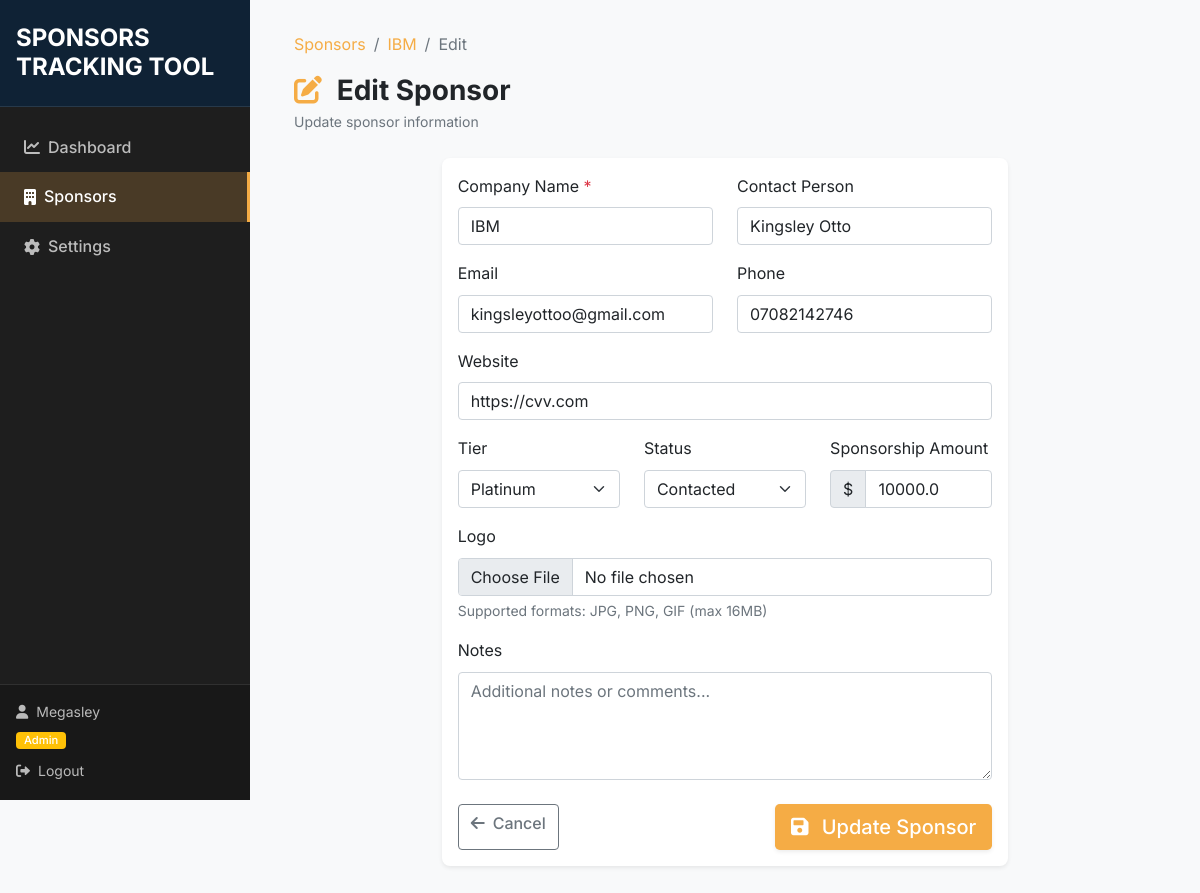
Screenshot of /sponsors/2/edit (signed in) with the database file from the repository.
### models.py (models this page shows, shortened)
class User(UserMixin, db.Model):
    id = db.Column(db.Integer, primary_key=True)
    username = db.Column(db.String(64), unique=True, nullable=False)
    email = db.Column(db.String(120), unique=True, nullable=False)
    password_hash = db.Column(db.String(256), nullable=False)
    role = db.Column(db.String(20), default='viewer')  # 'admin' or 'viewer'
    is_admin = db.Column(db.Boolean, default=False)  # Keep for backward compatibility
    created_at = db.Column(db.DateTime, default=datetime.utcnow)
    def is_admin_user(self):
        return self.role == 'admin' or self.is_admin
    def can_edit(self):
        return self.is_admin_user()

class Sponsor(db.Model):
    id = db.Column(db.Integer, primary_key=True)
    name = db.Column(db.String(100), nullable=False)
    contact_person = db.Column(db.String(100))
    email = db.Column(db.String(120))
    phone = db.Column(db.String(20))
    website = db.Column(db.String(200))
    tier = db.Column(db.String(20), default='Silver')  # Gold, Silver, Platinum
    status = db.Column(db.String(20), default='Contacted')  # Confirmed, Contacted, Declined, Pending
    amount = db.Column(db.Float, default=0.0)
    logo_filename = db.Column(db.String(120))
    notes = db.Column(db.Text)
    created_at = db.Column(db.DateTime, default=datetime.utcnow)
    updated_at = db.Column(db.DateTime, default=datetime.utcnow, onupdate=datetime.utcnow)
    activities = db.relationship('Activity', backref='sponsor', lazy=True, cascade='all, delete-orphan')
    files = db.relationship('SponsorFile', backref='sponsor', lazy=True, cascade='all, delete-orphan')

### routes.py (the view, shortened to what this page needs)
@main_bp.route('/sponsors/<int:id>/edit', methods=['GET', 'POST'])
@can_edit_required
def edit_sponsor(id):
    sponsor = Sponsor.query.get_or_404(id)
    form = SponsorForm(obj=sponsor)
    return render_template('add_sponsor.html', form=form, sponsor=sponsor)

### forms.py
class SponsorForm(FlaskForm):
    name = StringField('Company Name', validators=[DataRequired(), Length(max=100)])
    contact_person = StringField('Contact Person', validators=[Optional(), Length(max=100)])
    email = StringField('Email', validators=[Optional(), Email(), Length(max=120)])
    phone = StringField('Phone', validators=[Optional(), Length(max=20)])
    website = StringField('Website', validators=[Optional(), Length(max=200)])
    tier = SelectField('Tier', choices=[
        ('Silver', 'Silver'),
        ('Gold', 'Gold'),
        ('Platinum', 'Platinum')
    ], default='Silver')
    status = SelectField('Status', choices=[
        ('Contacted', 'Contacted'),
        ('Confirmed', 'Confirmed'),
        ('Declined', 'Declined'),
        ('Pending', 'Pending')
    ], default='Contacted')
    amount = FloatField('Sponsorship Amount', validators=[Optional(), NumberRange(min=0)])
    notes = TextAreaField('Notes', validators=[Optional()])
    logo = FileField('Logo', validators=[
        Optional(),
        FileAllowed(['jpg', 'png', 'gif', 'jpeg'], 'Images only!')
    ])

### auth.py (called while the page is built)
@login_manager.user_loader
def load_user(user_id):
    return User.query.get(int(user_id))

### templates/add_sponsor.html (shortened to what this page needs)
{% extends "base_auth.html" %}
{% block content %}
<div class="container-fluid">
    <div class="row">
        <div class="col-12">
            <nav aria-label="breadcrumb">
                <ol class="breadcrumb">
                    <li class="breadcrumb-item"><a href="{{ url_for('main.sponsors') }}">Sponsors</a></li>
                    {% if sponsor %}
                    <li class="breadcrumb-item"><a href="{{ url_for('main.sponsor_detail', id=sponsor.id) }}">{{ sponsor.name }}</a></li>
                    <li class="breadcrumb-item active">Edit</li>
                    {% else %}
                    <li class="breadcrumb-item active">Add Sponsor</li>
                    {% endif %}
                </ol>
            </nav>
            <div class="mb-4">
                <h1 class="h3 mb-1 fw-bold text-dark">
                    <i class="fas fa-{% if sponsor %}edit{% else %}plus{% endif %} me-2" style="color: var(--orange);"></i>
                    {% if sponsor %}Edit{% else %}Add{% endif %} Sponsor
                </h1>
                <p class="text-muted mb-0 small">{% if sponsor %}Update sponsor information{% else %}Add a new sponsor to your tracking system{% endif %}</p>
            </div>
        </div>
    </div>
    <div class="row justify-content-center">
        <div class="col-lg-8">
            <div class="card">
                <div class="card-body">
                    <form method="POST" enctype="multipart/form-data">
                        <div class="row">
                            <div class="col-md-6 mb-3">
                                {{ form.name.label(class="form-label fw-semibold required") }}
                                {{ form.name(class="form-control" + (" is-invalid" if form.name.errors else "")) }}
                            </div>
                            <div class="col-md-6 mb-3">
                                {{ form.contact_person.label(class="form-label fw-semibold") }}
                                {{ form.contact_person(class="form-control" + (" is-invalid" if form.contact_person.errors else "")) }}
                            </div>
                        </div>
                        <div class="row">
                            <div class="col-md-6 mb-3">
                                {{ form.email.label(class="form-label fw-semibold") }}
                                {{ form.email(class="form-control" + (" is-invalid" if form.email.errors else "")) }}
                            </div>
                            <div class="col-md-6 mb-3">
                                {{ form.phone.label(class="form-label fw-semibold") }}
                                {{ form.phone(class="form-control" + (" is-invalid" if form.phone.errors else "")) }}
                            </div>
                        </div>
                        <div class="mb-3">
                            {{ form.website.label(class="form-label fw-semibold") }}
                            {{ form.website(class="form-control" + (" is-invalid" if form.website.errors else ""), placeholder="https://example.com") }}
                        </div>
                        <div class="row">
                            <div class="col-md-4 mb-3">
                                {{ form.tier.label(class="form-label fw-semibold") }}
                                {{ form.tier(class="form-select" + (" is-invalid" if form.tier.errors else "")) }}
                            </div>
                            <div class="col-md-4 mb-3">
                                {{ form.status.label(class="form-label fw-semibold") }}
                                {{ form.status(class="form-select" + (" is-invalid" if form.status.errors else "")) }}
                            </div>
                            <div class="col-md-4 mb-3">
                                {{ form.amount.label(class="form-label fw-semibold") }}
                                <div class="input-group">
                                    <span class="input-group-text">$</span>
                                    {{ form.amount(class="form-control" + (" is-invalid" if form.amount.errors else ""), placeholder="0.00") }}
                                </div>
                            </div>
                        </div>
                        <div class="mb-3">
                            {{ form.logo.label(class="form-label fw-semibold") }}
                            {{ form.logo(class="form-control" + (" is-invalid" if form.logo.errors else "")) }}
                            <div class="form-text">Supported formats: JPG, PNG, GIF (max 16MB)</div>
                        </div>
                        <div class="mb-4">
                            {{ form.notes.label(class="form-label fw-semibold") }}
                            {{ form.notes(class="form-control" + (" is-invalid" if form.notes.errors else ""), rows="4", placeholder="Additional notes or comments...") }}
                        </div>
                        <div class="d-flex justify-content-between">
                            <a href="{% if sponsor %}{{ url_for('main.sponsor_detail', id=sponsor.id) }}{% else %}{{ url_for('main.sponsors') }}{% endif %}"
                               class="btn btn-outline-secondary">
                                <i class="fas fa-arrow-left me-2"></i>Cancel
                            </a>
                            <button type="submit" class="btn btn-lg shadow-sm" style="background-color: var(--orange); border: none; color: white;">
                                <i class="fas fa-save me-2"></i>
                                {% if sponsor %}Update{% else %}Create{% endif %} Sponsor
                            </button>
                        </div>
                    </form>
                </div>
            </div>
        </div>
    </div>
</div>
{% endblock %}

### templates/base_auth.html (shortened to what this page needs)
<!DOCTYPE html>
<html lang="en">
<head>
    <link href="https://cdn.jsdelivr.net/npm/bootstrap@5.1.3/dist/css/bootstrap.min.css" rel="stylesheet">
    <link href="https://cdnjs.cloudflare.com/ajax/libs/font-awesome/6.0.0/css/all.min.css" rel="stylesheet">
    <link href="{{ url_for('static', filename='css/style.css') }}" rel="stylesheet">
</head>
<body>
    <div class="app-container">
        <nav class="sidebar">
            <div class="sidebar-header">
                <h4 class="text-white fw-bold mb-0">SPONSORS TRACKING TOOL</h4>
            </div>
            <div class="sidebar-menu">
                <a href="{{ url_for('main.dashboard') }}"
                   class="sidebar-link {% if request.endpoint == 'main.dashboard' %}active{% endif %}">
                    <i class="fas fa-chart-line me-2"></i>Dashboard
                </a>
                <a href="{{ url_for('main.sponsors') }}"
                   class="sidebar-link {% if request.endpoint in ['main.sponsors', 'main.sponsor_detail', 'main.add_sponsor', 'main.edit_sponsor'] %}active{% endif %}">
                    <i class="fas fa-building me-2"></i>Sponsors
                </a>
                {% if current_user.role == 'admin' or current_user.is_admin %}
                <a href="{{ url_for('main.settings') }}"
                   class="sidebar-link {% if request.endpoint == 'main.settings' %}active{% endif %}">
                    <i class="fas fa-cog me-2"></i>Settings
                </a>
                {% endif %}
            </div>
            <div class="sidebar-footer">
                <div class="user-info">
                    <div class="username">
                        <i class="fas fa-user me-2"></i>{{ current_user.username }}
                    </div>
                    <div class="user-role">
                        <span class="badge bg-{{ 'warning' if current_user.role == 'admin' else 'info' }}">
                            {{ current_user.role.title() }}
                        </span>
                    </div>
                </div>
                <a href="{{ url_for('main.logout') }}" class="logout-link">
                    <i class="fas fa-sign-out-alt me-2"></i>Logout
                </a>
            </div>
        </nav>
        <div class="main-content">
            <main class="content-area">
                {% block content %}{% endblock %}
            </main>
        </div>
    </div>
</body>
</html>

### static/css/style.css (style rules this page uses)
:root { --nero: #1E1E1E; --orange: #F5AC45; --red: #E2605A; --green: #48BF8C; --gray-bg: #f8f9fa; --white: #ffffff; --light-gray: #e9ecef; --dark-gray: #6c757d; --success: #48BF8C; --danger: #E2605A; --warning: #F5AC45; --info: #48BF8C; }
body { font-family: 'Inter', -apple-system, BlinkMacSystemFont, 'Segoe UI', Roboto, sans-serif; background-color: var(--gray-bg); color: #212529; line-height: 1.6; margin: 0; padding: 0; overflow-x: hidden; }
.app-container { display: flex; min-height: 100vh; }
.sidebar { width: 250px; background-color: var(--nero); color: white; position: fixed; height: 100vh; left: 0; top: 0; z-index: 1000; display: flex; flex-direction: column; }
.sidebar-header { padding: 1.5rem 1rem; border-bottom: 1px solid rgba(255, 255, 255, 0.1); background-color: #0f2235; }
.sidebar-menu { flex: 1; padding: 1rem 0; }
.sidebar-link { display: flex; align-items: center; padding: 0.75rem 1.5rem; color: rgba(255, 255, 255, 0.7); text-decoration: none; transition: all 0.3s ease; font-weight: 500; border: none; background: none; width: 100%; text-align: left; }
.sidebar-link.active { background-color: rgba(245, 172, 69, 0.2); color: white; border-right: 3px solid var(--orange); }
.sidebar-footer { padding: 1rem; border-top: 1px solid rgba(255, 255, 255, 0.1); background-color: rgba(0, 0, 0, 0.2); }
.user-info { color: rgba(255, 255, 255, 0.7); font-size: 0.875rem; margin-bottom: 0.5rem; }
.user-info .username { margin-bottom: 0.3rem; }
.user-info .user-role { margin-top: 0.3rem; }
.user-info .user-role .badge { font-size: 0.7rem; padding: 0.2rem 0.5rem; }
.logout-link { color: rgba(255, 255, 255, 0.7); text-decoration: none; font-size: 0.875rem; transition: color 0.3s ease; }
.main-content { margin-left: 250px; flex: 1; min-height: 100vh; background-color: var(--gray-bg); }
.content-area { padding: 2rem; }
.card { border: none; box-shadow: 0 0.125rem 0.25rem rgba(0, 0, 0, 0.075); border-radius: 0.5rem; transition: box-shadow 0.15s ease-in-out; }
.btn { transition: all 0.3s ease; font-weight: 500; }
.form-label { color: var(--navy); margin-bottom: 0.5rem; }
.badge { font-weight: 500; font-size: 0.75rem; padding: 0.375rem 0.75rem; }
.breadcrumb { background-color: transparent; padding: 0; margin-bottom: 1rem; }
.breadcrumb-item + .breadcrumb-item::before { color: var(--dark-gray); }
.breadcrumb-item a { color: var(--orange); text-decoration: none; }

### templates/add_sponsor.html (style rules this page uses)
.required::after { content: " *"; color: #dc3545; }

### rows the page displays
User: username "Megasley", role "Admin"
Sponsor: name "IBM", contact_person "Kingsley Otto", email "kingsleyottoo@gmail.com", phone "07082142746", website "https://cvv.com", tier "Platinum", status "Contacted", amount "10000.0"
